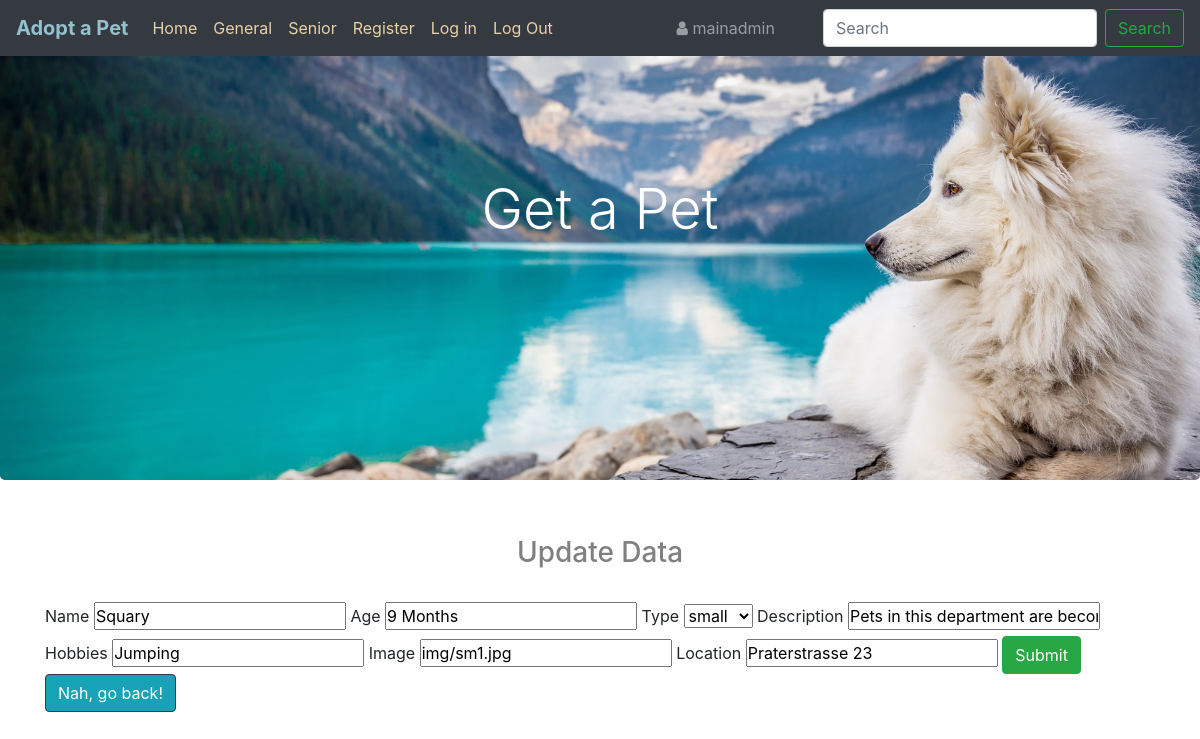
The app's page /update.php?id=1 (signed in), older data.
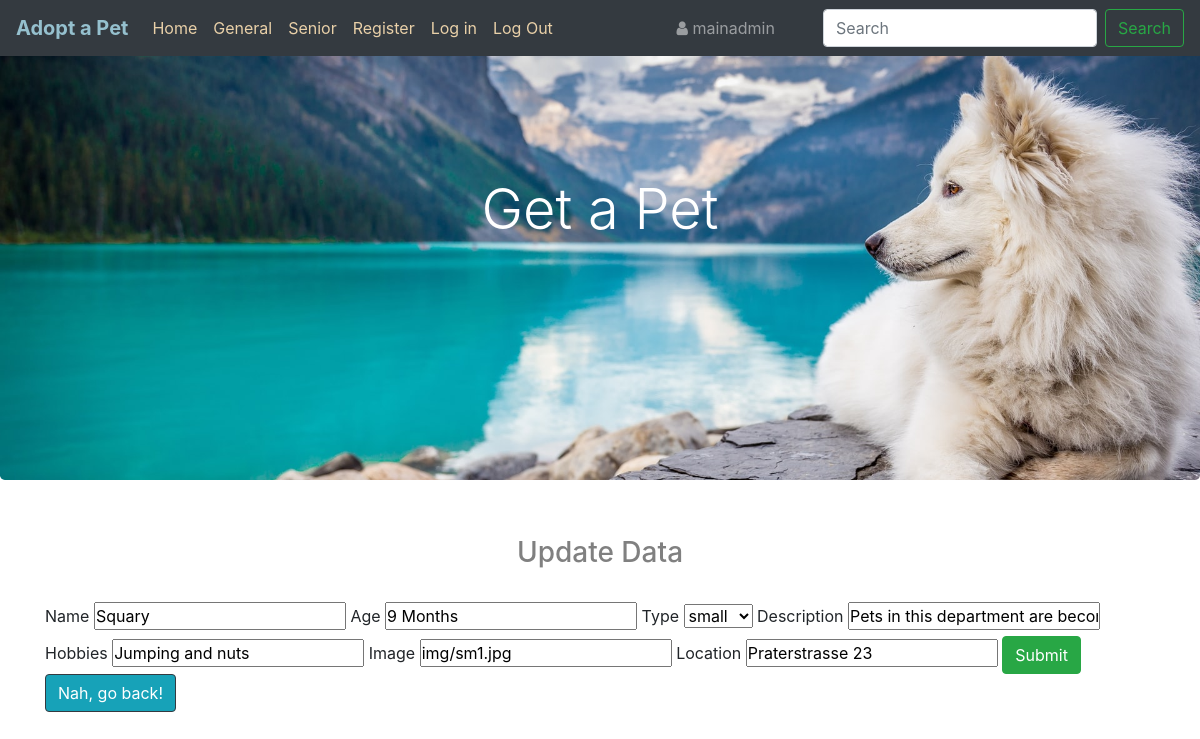
The same page, newer data.
### tables this page shows
CREATE TABLE `animals` (
  `id` int(11) NOT NULL,
  `name` varchar(100) NOT NULL,
  `age` varchar(50) NOT NULL,
  `aniType` enum('small','large','senior','') NOT NULL,
  `descr` varchar(255) NOT NULL,
  `hobbies` varchar(100) NOT NULL,
  `image` varchar(255) NOT NULL,
  `location` varchar(100) NOT NULL
);

### update.php (the view, shortened to what this page needs)
<?php
require_once 'db_conn11.php';
$res = mysqli_query($connect, "SELECT * FROM users WHERE id=" . $_SESSION['admin']);
$userRow = mysqli_fetch_array($res, MYSQLI_ASSOC);
?>
<?php
if (isset($_GET['id'])) {
    $id = $_GET['id'];
    $sql = "SELECT * FROM animals WHERE id = $id";
    $result = $connect->query($sql);
    $row = $result->fetch_assoc();
}
?>
<!DOCTYPE html>
<html lang="en">
<head>
    <link rel="stylesheet" type="text/css" href="style.css" />
    <link rel="stylesheet" href="https://stackpath.bootstrapcdn.com/bootstrap/4.5.0/css/bootstrap.min.css">
    <link rel="stylesheet" href="https://stackpath.bootstrapcdn.com/font-awesome/4.7.0/css/font-awesome.min.css">
</head>
<body>
    <nav class="navbar navbar-expand-lg navbar-dark bg-dark fixed-top">
        <a class="navbar-brand" href="home.php">Adopt a Pet</a>
        <div class="collapse navbar-collapse" id="navbarText">
            <ul class="navbar-nav mr-auto">
                <li class="nav-item active">
                    <a class="nav-link" href="home.php">Home <span class="sr-only">(current)</span></a>
                    <li class="nav-item">
                    <a class="nav-link" href="general.php">General</a>
                    <li class="nav-item">
                    <a class="nav-link" href="senior.php">Senior</a>
                <li class="nav-item">
                    <a class="nav-link" href="register.php">Register</a>
                <li class="nav-item">
                    <a class="nav-link" href="index.php">Log in</a>
                </li>
                <li class="nav-item">
                    <a class="nav-link" href="logout.php">Log Out</a>
                </li>
            </ul>
            <span class="navbar-text px-md-5">
                <i class="fa fa-user"></i>
                <?= $userRow['userName']; ?>
            </span>
            <form class="form-inline my-2 my-lg-0">
                <input class="form-control mr-sm-2" type="search" placeholder="Search" aria-label="Search">
                <button class="btn btn-outline-success my-2 my-sm-0" type="submit">Search</button>
            </form>
    </nav>
    <header>
        <div class="jumbotron main_header">
            <h1 class="display-4">Get a Pet</h1>
        </div>
    </header>
    <br>
<h3>Update Data</h3>
<br>
    <div class="container">
        <div class="row justify-content-center">
            <form action="a_update.php" method="post">
            <div class="form-group col-md-12">
                <label>Name</label>
                <input type="text" name="name" value="<?= $row['name'] ?>">
                <label>Age</label>
                <input type="text" name="age" value="<?= $row['age'] ?>">
                <label>Type</label>
                <select name="aniType">
                    <option hidden><?= $row['aniType'] ?></option>
                </select>
                <label>Description</label>
                <input type="text" name="descr" value="<?= $row['descr'] ?>">
                <label>Hobbies</label>
                <input type="text" name="hobbies" value="<?= $row['hobbies'] ?>">
                <label>Image</label>
                <input type="text" name="image" value="<?= $row['image'] ?>">
                <label>Location</label>
                <input type="text" name="location" value="<?= $row['location'] ?>">
                <input type="submit" name="submit" class="btn btn-success">
                <a href="admin.php"><button class='btn btn-info border border-dark' type="button">Nah, go back!</button></a>
            </form>
        </div>
        </div>
<br>
<br>
</body>
</html>

Row changes from the older to the newer data that the page shows:
changed animals "Squary": hobbies "Jumping" → "Jumping and nuts"
